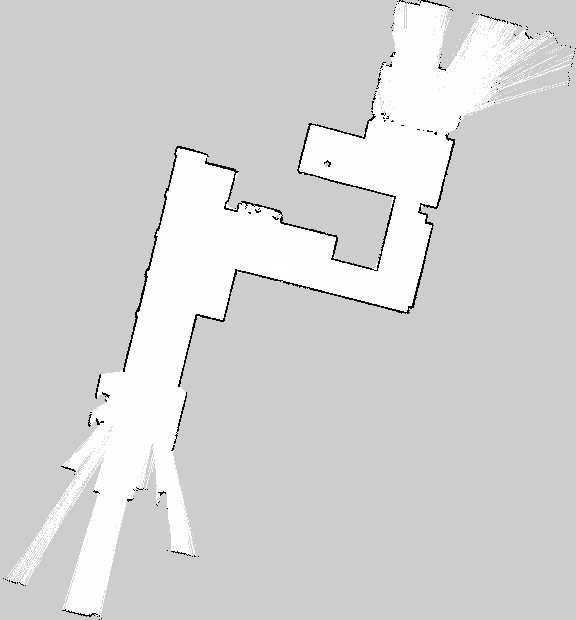
#> input picture map.png, 576 x 620 px
$ python global_planning.py
#> lines starting #> are read from the running program, lines starting #| are printed output that depends on the picture; after the words box and inside, x2 and y2 are one past the last pixel; in counts of white or black regions, pixels touching at a corner belong together
import cv2
import numpy as np
import matplotlib.pyplot as plt
import heapq
from shapely.geometry import LineString
from scipy.interpolate import CubicSpline

def lidar_to_grid(png_path, threshold=127, invert=True, morph_kernel_size=5):
    """
    Load a LiDAR PNG map and convert it into a cleaned occupancy grid.

    Args:
        png_path (str): Path to the LiDAR PNG image.
        threshold (int): Threshold to distinguish obstacles from free space.
        invert (bool): Whether to invert binary map (black = obstacle).
        morph_kernel_size (int): Size of morphological kernel to close small gaps.

    Returns:
        np.ndarray: 2D occupancy grid (1=obstacle, 0=free).
    """
#> called with png_path = 'map.png', threshold = 127, invert = True, morph_kernel_size = 5
    # Load image as grayscale
    img = cv2.imread(png_path, cv2.IMREAD_GRAYSCALE)
#> img is the input picture: shape (620, 576); min 0, max 255, mean 211.9
    if img is None:
        raise FileNotFoundError(f"Image not found at {png_path}")

    # Threshold the image to binary
    _, binary = cv2.threshold(img, threshold, 1, cv2.THRESH_BINARY)
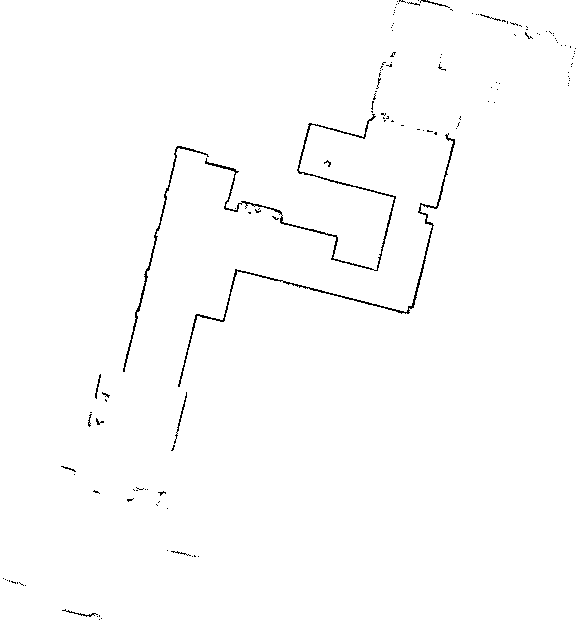
#> binary: shape (620, 576); values 0 (black) and 1 (white), 99% white; black in thin lines or dots

    # Invert if needed (black = obstacle)
    if invert:
        occupancy_grid = 1 - binary
#> occupancy_grid: shape (620, 576); values 0 (black) and 1 (white), 0.97% white in thin lines or dots
    else:
        occupancy_grid = binary

    # Apply morphological closing to fill gaps
    kernel = cv2.getStructuringElement(cv2.MORPH_RECT, (morph_kernel_size, morph_kernel_size))
    closed = cv2.morphologyEx(occupancy_grid.astype(np.uint8), cv2.MORPH_CLOSE, kernel)
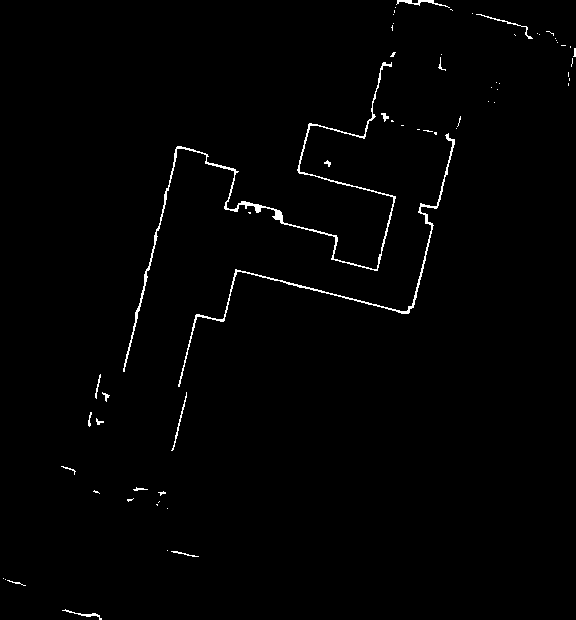
#> closed: shape (620, 576); values 0 (black) and 1 (white), 1.1% white in thin lines or dots

    return closed

def compute_soft_costmap(occupancy_grid, robot_radius_pixels, max_extra_cost=100):
    robot_radius_meters = 0.3
    map_resolution = 0.05  # meters per pixel
    robot_radius_pixels = 50 # → 6
    free_mask = (occupancy_grid == 0).astype(np.uint8)
    dist = cv2.distanceTransform(free_mask, cv2.DIST_L2, maskSize=5)

    costmap = np.zeros_like(dist, dtype=np.float32)

    # Soft cost: exponential decay
    costmap = max_extra_cost * np.exp(-dist / (robot_radius_pixels / 10))
    print("Calculating costmap")
    return costmap

def dijkstra(grid, start, goal, simplify_tol=1.0, smooth_pts=400):
    """
    Run Dijkstra's algorithm on a 2D occupancy grid.

    Args:
        grid: 2D numpy array where 1 = obstacle, 0 = free
        start: (x, y) tuple in grid coordinates
        goal: (x, y) tuple in grid coordinates

    Returns:
        path: list of (x, y) grid points from start to goal, or None if no path
    """
#> called with start = (200, 300), goal = (420, 200), simplify_tol = 1, smooth_pts = 400
    height, width = grid.shape
#> height = 620; width = 576
    visited = np.zeros_like(grid, dtype=bool)
    dist = np.full_like(grid, np.inf, dtype=float)
    parent = np.full((height, width, 2), -1, dtype=int)
    costmap = compute_soft_costmap(grid, robot_radius_pixels=4)
#> in compute_soft_costmap, `free_mask = (occupancy_grid == 0).astype(np.uint8)`: free_mask: shape (620, 576); values 0 (black) and 1 (white), 98.9% white; black in thin lines or dots
#> in compute_soft_costmap, `dist = cv2.distanceTransform(free_mask, cv2.DIST_L2, maskSize=5)`:
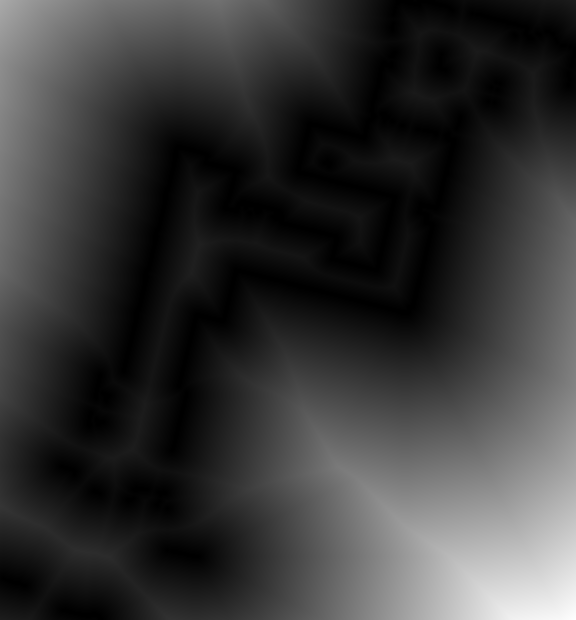
#> dist: shape (620, 576) float32; min 0, max 344.6, mean 75.2; drawn with min black and max white
#> in compute_soft_costmap, `costmap = max_extra_cost * np.exp(-dist / (robot_radius_pixels / 10))`:
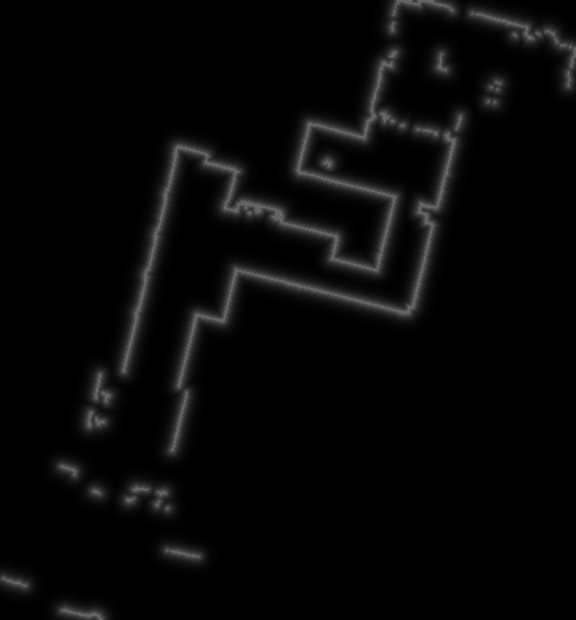
#> costmap: shape (620, 576) float32; min 1.18e-28, max 100, mean 7.1

    dist[start[1], start[0]] = 0
    heap = [(0, start)]

    # 8-connected grid
    moves = [(-1, 0), (1, 0), (0, -1), (0, 1),
             (-1, -1), (-1, 1), (1, -1), (1, 1)]

    while heap:
        current_dist, (x, y) = heapq.heappop(heap)

        if visited[y, x]:
            continue
        visited[y, x] = True

        if (x, y) == goal:
            raw_path = reconstruct_path(parent, start, goal)
            simplified = simplify_path(raw_path, tolerance=simplify_tol)
            smoothed = smooth_path(simplified, num_points=smooth_pts)
            return smoothed

        for dx, dy in moves:
            nx, ny = x + dx, y + dy
            if not (0 <= nx < width and 0 <= ny < height):
                continue
            if visited[ny, nx] or grid[ny, nx] == 1:
                continue

            step_cost = 1.4 if dx and dy else 1.0
            penalty = costmap[ny, nx]
            alt = current_dist + step_cost + penalty

            if alt < dist[ny, nx]:
                dist[ny, nx] = alt
                parent[ny, nx] = [x, y]
                heapq.heappush(heap, (alt, (nx, ny)))
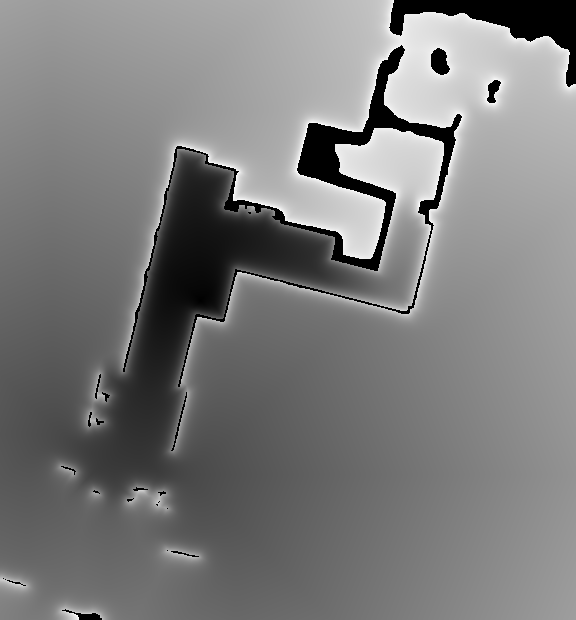
#> dist: shape (620, 576) float64; 4.39% of the values are NaN or infinite; the others: min 0, max 1321.4, mean 671.4; drawn with min black, max white, NaN and infinite black
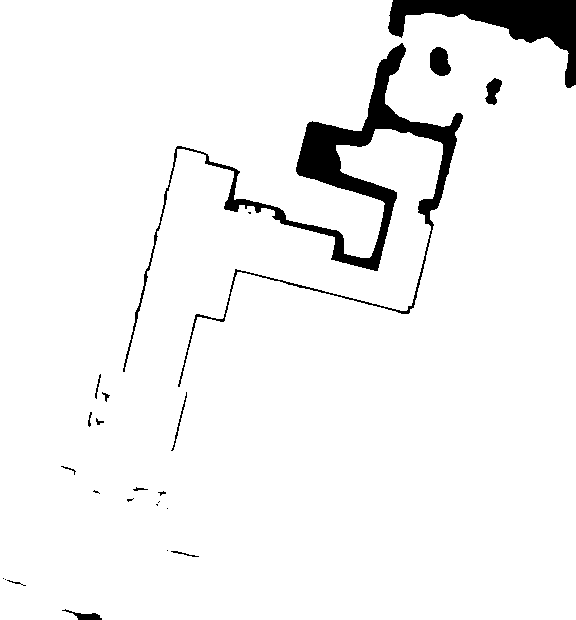
#> visited: shape (620, 576) bool; 95.1% white; 24 black regions (10 under 20 px), largest, box (x1, y1, x2, y2) and area: (123, 43, 463, 387) 10676, (388, 0, 576, 88) 5615, (430, 47, 451, 76) 469

    return None  # No path found

def reconstruct_path(parent, start, goal):
    path = []
    x, y = goal
    while (x, y) != start:
        path.append((x, y))
        x, y = parent[y, x]
        if x == -1:  # Invalid parent
            return None
    path.append(start)
    path.reverse()
    return path

def simplify_path(path, tolerance=2.0):
    """Use RDP algorithm to simplify the path."""
    if len(path) < 3:
        return path
    line = LineString(path)
    simplified = line.simplify(tolerance)
    return list(simplified.coords)

def smooth_path(path, num_points=200):
    """Fit cubic spline to path."""
    if len(path) < 2:
        return path

    path = np.array(path)
    distances = np.cumsum(np.linalg.norm(np.diff(path, axis=0), axis=1))
    distances = np.insert(distances, 0, 0)
    t = np.linspace(0, distances[-1], num_points)

    cs_x = CubicSpline(distances, path[:, 0])
    cs_y = CubicSpline(distances, path[:, 1])

    x_smooth = cs_x(t)
    y_smooth = cs_y(t)

    return list(zip(x_smooth, y_smooth))

if __name__ == "__main__":
    grid = lidar_to_grid("map.png")

    start = (200, 300)
    goal = (420, 200)

    path = dijkstra(grid, start, goal)
#> path = 400 pairs, first value 196.4 to 420, second value 194.9 to 300
    if path:
        # Plotting
        plt.imshow(grid, cmap='gray')
        xs, ys = zip(*path)
#> xs = 400 values, max 420 at index 399, min 196.4 at index 19, mean 316; ys = 400 values, max 300 at index 0, min 194.9 at index 391, mean 256.2
        plt.plot(xs, ys, 'green', label='Raw')
        plt.scatter(*start, c='green', label='Start')
        plt.scatter(*goal, c='white', label='Goal')
        plt.legend()
        plt.title("Dijkstra with Path Smoothing")
        plt.show()
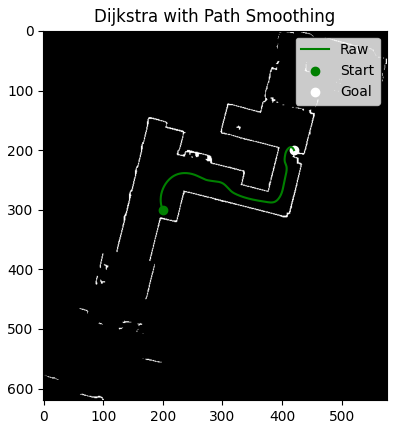
#> figure drawn by matplotlib, 1 panel
    else:
        print("No path found")
